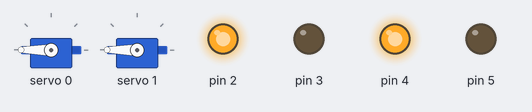
Bench run of a sketch on a simulated Arduino Uno, built with avr-gcc and run on an emulated ATmega328P. On the bench: 2 × servo, output pins drawn as LEDs (lit = HIGH).

Above: at 1.0 s.
At 2.5 s:
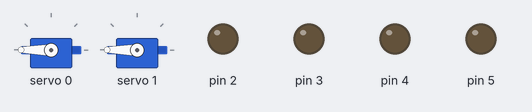
At 4.0 s:
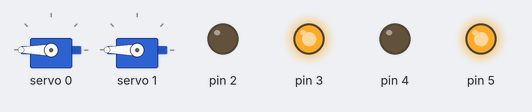
Timing chart, 0 to 7.8 s (numbered marks = the images above):
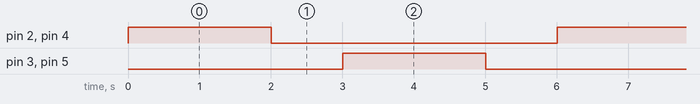

Measured:
- by itself, pin 2–5: alternates HIGH for 2.0 s and LOW for 4.0 s
- by itself, everything shown: repeats every 6.0 s, in 4 steps

The sketch:

DCmotorPWM_test.ino
```cpp
#include <Wire.h>
#include <Adafruit_PWMServoDriver.h>

// Create the PCA9685 object
Adafruit_PWMServoDriver pwm = Adafruit_PWMServoDriver();

// Custom DC Motor Class
class DCmotor {
public:
  DCmotor(Adafruit_PWMServoDriver& driver, uint8_t channel, uint8_t in1, uint8_t in2) :
    pwmDriver(driver), pwmChannel(channel), pin1(in1), pin2(in2) {}

  void attach() {
    // Initialize PWM settings
    pwmDriver.setPWMFreq(60); // Set frequency to 60 Hz for DCmotor control
    pinMode(pin1, OUTPUT);
    pinMode(pin2, OUTPUT);
  }

  void write(int speed) {
    // Constrain speed to range -100 to 100
    speed = constrain(speed, -100, 100);

    // Set corresponding IN pins
    speed > 0 ? digitalWrite(pin1, HIGH) : digitalWrite(pin1, LOW);
    speed < 0 ? digitalWrite(pin2, HIGH) : digitalWrite(pin2, LOW);

    // Map pulse width to PCA9685 PWM range (0-4095)
    int pwmValue = map(abs(speed), 0, 100, 0, 4095);

    pwmDriver.setPWM(pwmChannel, 0, pwmValue);
  }

private:
  Adafruit_PWMServoDriver& pwmDriver;
  uint8_t pwmChannel;
  uint8_t pin1;
  uint8_t pin2;
};

// PCA9685 PWM channels
const int motorA = 0;  // Channel for Motor 1
const int motorB = 1;  // Channel for Motor 2

DCmotor tireA = DCmotor(pwm, motorA, 2, 3);
DCmotor tireB = DCmotor(pwm, motorB, 4, 5);

void setup() {
  // Initialize PCA9685
  pwm.begin();
  pwm.setPWMFreq(1600);  // Set frequency to 1.6 kHz for motor control

  // Initialize DCmotors
  tireA.attach();
  tireB.attach();

  // Start with motors stopped
  tireA.write(0);
  tireB.write(0);
}

void loop() {

  tireA.write(100);
  tireB.write(100);

  delay(2000);  // Run forward for 2 seconds

  tireA.write(0);
  tireB.write(0);

  delay(1000);  // Stop for 1 second

  tireA.write(-100);
  tireB.write(-100);

  delay(2000);  // Run backward for 2 seconds

  tireA.write(0);
  tireB.write(0);

  delay(1000);  // Stop for 1 second
}
```
